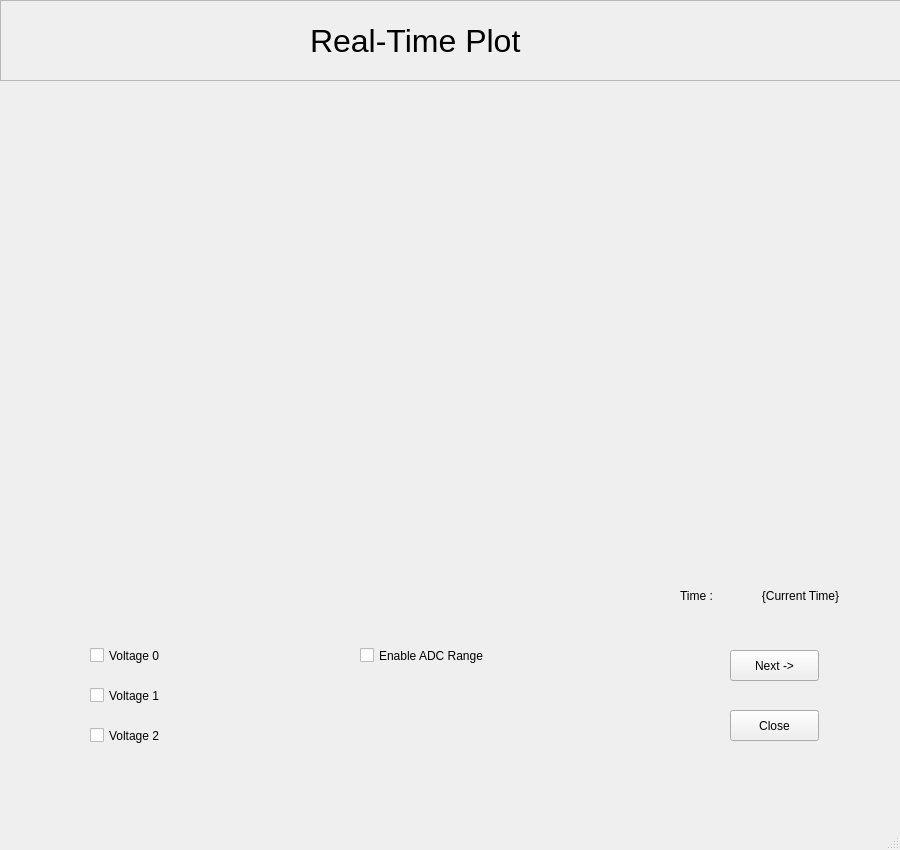
<?xml version="1.0" encoding="UTF-8"?>
<ui version="4.0">
 <class>MainWindow</class>
 <widget class="QMainWindow" name="MainWindow">
  <property name="geometry">
   <rect>
    <x>0</x>
    <y>0</y>
    <width>900</width>
    <height>850</height>
   </rect>
  </property>
  <property name="sizePolicy">
   <sizepolicy hsizetype="Preferred" vsizetype="Preferred">
    <horstretch>0</horstretch>
    <verstretch>0</verstretch>
   </sizepolicy>
  </property>
  <property name="windowTitle">
   <string>MainWindow</string>
  </property>
  <widget class="QWidget" name="centralwidget">
   <widget class="QCustomPlot" name="customPlot" native="true">
    <property name="geometry">
     <rect>
      <x>50</x>
      <y>90</y>
      <width>800</width>
      <height>480</height>
     </rect>
    </property>
   </widget>
   <widget class="QFrame" name="frame">
    <property name="geometry">
     <rect>
      <x>0</x>
      <y>0</y>
      <width>901</width>
      <height>81</height>
     </rect>
    </property>
    <property name="autoFillBackground">
     <bool>true</bool>
    </property>
    <property name="frameShape">
     <enum>QFrame::StyledPanel</enum>
    </property>
    <property name="frameShadow">
     <enum>QFrame::Raised</enum>
    </property>
    <widget class="QLabel" name="label_3">
     <property name="geometry">
      <rect>
       <x>310</x>
       <y>20</y>
       <width>221</width>
       <height>41</height>
      </rect>
     </property>
     <property name="font">
      <font>
       <pointsize>24</pointsize>
      </font>
     </property>
     <property name="text">
      <string>Real-Time Plot</string>
     </property>
    </widget>
   </widget>
   <widget class="QPushButton" name="pushButtonClose">
    <property name="geometry">
     <rect>
      <x>730</x>
      <y>710</y>
      <width>89</width>
      <height>31</height>
     </rect>
    </property>
    <property name="text">
     <string>Close</string>
    </property>
   </widget>
   <widget class="QLabel" name="labelTime">
    <property name="geometry">
     <rect>
      <x>750</x>
      <y>580</y>
      <width>101</width>
      <height>31</height>
     </rect>
    </property>
    <property name="text">
     <string>{Current Time}</string>
    </property>
    <property name="alignment">
     <set>Qt::AlignCenter</set>
    </property>
   </widget>
   <widget class="QPushButton" name="pushButton">
    <property name="geometry">
     <rect>
      <x>730</x>
      <y>650</y>
      <width>89</width>
      <height>31</height>
     </rect>
    </property>
    <property name="text">
     <string>Next -&gt;</string>
    </property>
   </widget>
   <widget class="QLabel" name="label">
    <property name="geometry">
     <rect>
      <x>680</x>
      <y>580</y>
      <width>67</width>
      <height>31</height>
     </rect>
    </property>
    <property name="text">
     <string>Time :</string>
    </property>
   </widget>
   <widget class="QCheckBox" name="voltage_0">
    <property name="geometry">
     <rect>
      <x>90</x>
      <y>640</y>
      <width>151</width>
      <height>31</height>
     </rect>
    </property>
    <property name="text">
     <string>Voltage 0</string>
    </property>
   </widget>
   <widget class="QCheckBox" name="voltage_1">
    <property name="geometry">
     <rect>
      <x>90</x>
      <y>680</y>
      <width>151</width>
      <height>31</height>
     </rect>
    </property>
    <property name="text">
     <string>Voltage 1</string>
    </property>
   </widget>
   <widget class="QCheckBox" name="voltage_2">
    <property name="geometry">
     <rect>
      <x>90</x>
      <y>720</y>
      <width>151</width>
      <height>31</height>
     </rect>
    </property>
    <property name="text">
     <string>Voltage 2</string>
    </property>
   </widget>
   <widget class="QCheckBox" name="adc_toggle">
    <property name="geometry">
     <rect>
      <x>360</x>
      <y>640</y>
      <width>151</width>
      <height>31</height>
     </rect>
    </property>
    <property name="text">
     <string>Enable ADC Range</string>
    </property>
   </widget>
  </widget>
  <widget class="QMenuBar" name="menubar">
   <property name="geometry">
    <rect>
     <x>0</x>
     <y>0</y>
     <width>900</width>
     <height>22</height>
    </rect>
   </property>
  </widget>
  <widget class="QStatusBar" name="statusbar"/>
 </widget>
 <customwidgets>
  <customwidget>
   <class>QCustomPlot</class>
   <extends>QWidget</extends>
   <header>qcustomplot.h</header>
   <container>1</container>
  </customwidget>
 </customwidgets>
 <resources/>
 <connections>
  <connection>
   <sender>pushButtonClose</sender>
   <signal>clicked()</signal>
   <receiver>MainWindow</receiver>
   <slot>close()</slot>
   <hints>
    <hint type="sourcelabel">
     <x>777</x>
     <y>485</y>
    </hint>
    <hint type="destinationlabel">
     <x>796</x>
     <y>501</y>
    </hint>
   </hints>
  </connection>
 </connections>
</ui>
